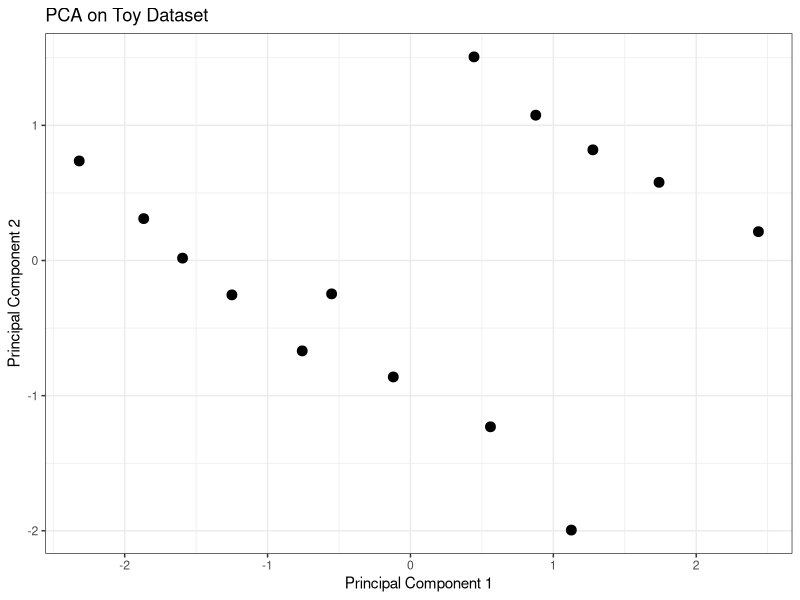

Reproduce this figure in R.

library(stats)
library(ggplot2)

# Define the dataset with updated values
data <- data.frame(
  Weight_kgs = c(80, 85, 88, 92, 98, 100, 105, 110, 115, 120, 125, 130, 135, 140),
  Height_cm = c(180, 183, 185, 187, 190, 188, 192, 195, 200, 180, 183, 185, 187, 190),
  BMI = c(24.69, 25.38, 25.75, 26.32, 27.04, 28.24, 28.58, 30.46, 31.25, 31.75, 32.34, 33.01, 34.01, 35.97)
)

# TODO: Standardize the dataset using scale function
data_scaled <- as.data.frame(scale(data))

# TODO: Perform PCA using prcomp and transform the dataset
pca_result <- prcomp(data_scaled, center = FALSE, scale. = FALSE)
plot_data <- as.data.frame(pca_result$x)

# TODO: Print the variance explained by each of the principal components
variance_explained <- (pca_result$sdev^2 / sum(pca_result$sdev^2)) * 100
print(variance_explained)

# Visualize the results of PCA
plot <- ggplot(plot_data, aes(x = PC1, y = PC2)) +
  geom_point(size = 3) +
  labs(
    x = "Principal Component 1",
    y = "Principal Component 2",
    title = "PCA on Toy Dataset"
  ) +
  theme_bw() +
  theme(panel.grid = element_line())

print(plot)
